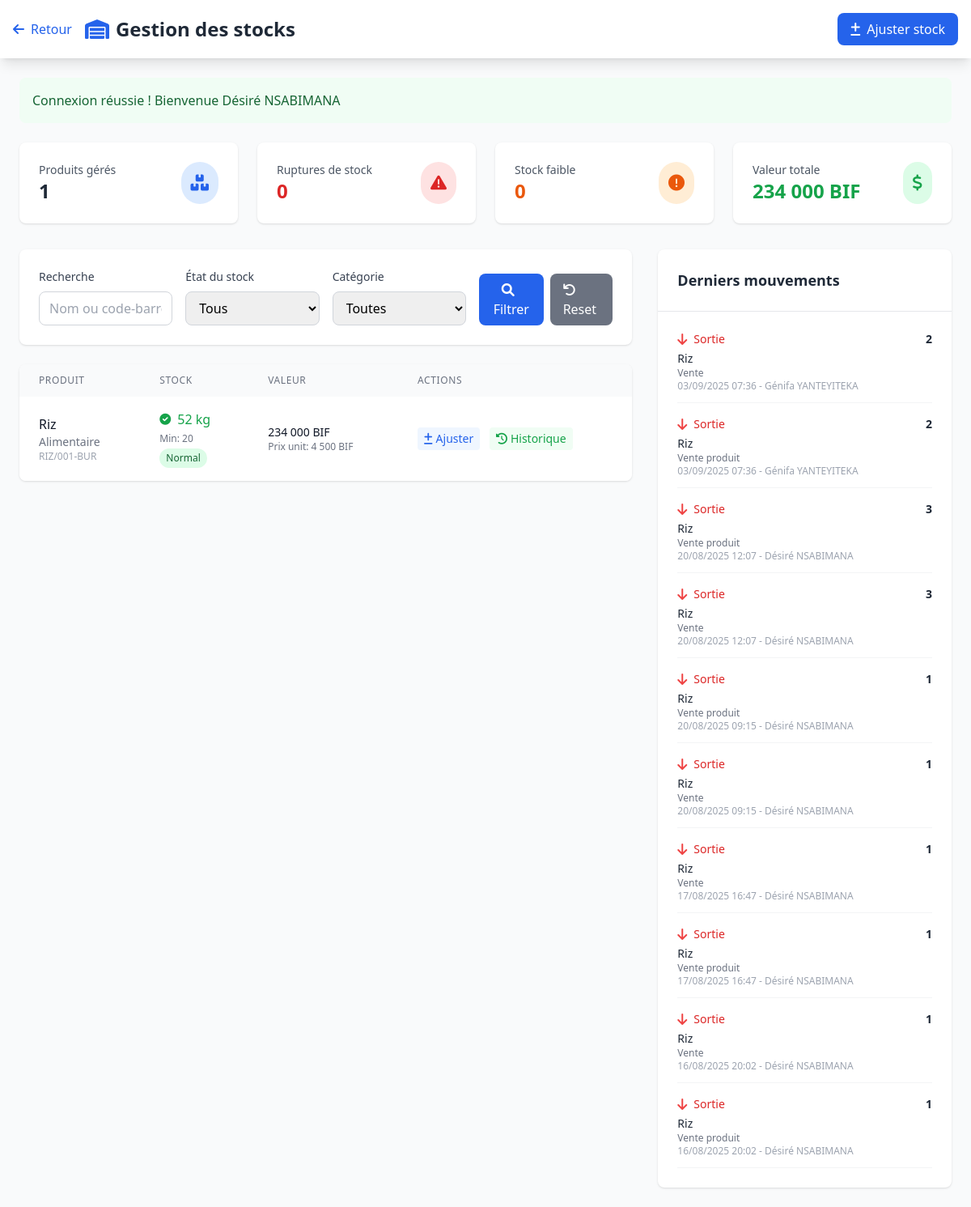
/Vendeur/stock.php (signed in), run on the app's committed database.
### tables this page shows
CREATE TABLE `produits` (
  `id_produit` int(11) NOT NULL,
  `nom_produit` varchar(100) NOT NULL,
  `description` text DEFAULT NULL,
  `code_barre` varchar(50) DEFAULT NULL,
  `prix_achat` decimal(10,2) NOT NULL DEFAULT 0.00,
  `prix_vente` decimal(10,2) NOT NULL,
  `marge_beneficiaire` decimal(5,2) DEFAULT NULL,
  `stock_minimum` int(11) DEFAULT 0,
  `stock_maximum` int(11) DEFAULT NULL,
  `unite_mesure` varchar(20) DEFAULT 'pièce',
  `id_categorie` int(11) NOT NULL,
  `id_fournisseur` int(11) DEFAULT NULL,
  `date_creation` timestamp NOT NULL DEFAULT current_timestamp(),
  `date_modification` timestamp NOT NULL DEFAULT current_timestamp() ON UPDATE current_timestamp(),
  `statut` enum('actif','inactif','rupture') DEFAULT 'actif'
);

CREATE TABLE `categories` (
  `id_categorie` int(11) NOT NULL,
  `nom_categorie` varchar(100) NOT NULL,
  `description` text DEFAULT NULL,
  `date_creation` timestamp NOT NULL DEFAULT current_timestamp(),
  `statut` enum('active','inactive') DEFAULT 'active'
);

CREATE TABLE `mouvements_stock` (
  `id_mouvement` int(11) NOT NULL,
  `id_produit` int(11) NOT NULL,
  `type_mouvement` enum('entree','sortie','ajustement','perte','transfert') NOT NULL,
  `quantite` int(11) NOT NULL,
  `prix_unitaire` decimal(10,2) DEFAULT NULL,
  `reference_operation` varchar(100) DEFAULT NULL,
  `motif` varchar(255) DEFAULT NULL,
  `id_utilisateur` int(11) NOT NULL,
  `date_mouvement` timestamp NOT NULL DEFAULT current_timestamp()
);

CREATE TABLE `utilisateurs` (
  `id_utilisateur` int(11) NOT NULL,
  `nom_utilisateur` varchar(50) NOT NULL,
  `mot_de_passe` text NOT NULL,
  `role` enum('proprietaire','vendeur') NOT NULL DEFAULT 'vendeur',
  `email` text NOT NULL,
  `nom` varchar(100) NOT NULL,
  `prenom` varchar(100) NOT NULL,
  `telephone` varchar(20) DEFAULT NULL,
  `statut` enum('actif','inactif') DEFAULT 'actif',
  `reset_token` text NOT NULL,
  `reset_expires` text NOT NULL,
  `date_creation` timestamp NOT NULL DEFAULT current_timestamp(),
  `derniere_connexion` datetime NOT NULL
);

### Vendeur/stock.php (the view, shortened to what the rows shown need)
<?php
require_once 'config.php';
$db = Database::getInstance();
$page = intval($_GET['page'] ?? 1);
$limit = 20;
$offset = ($page - 1) * $limit;
$where_conditions = ["p.statut = 'actif'"];
$params = [];
$where_clause = 'WHERE ' . implode(' AND ', $where_conditions);
$produits = $db->fetchAll("
    SELECT
        p.*,
        c.nom_categorie,
        f.nom_fournisseur,
        COALESCE(s.quantite_actuelle, 0) as stock_actuel,
        COALESCE(s.quantite_reservee, 0) as stock_reserve,
        COALESCE(s.quantite_disponible, 0) as stock_disponible,
        s.date_derniere_entree,
        s.date_derniere_sortie,
        CASE
            WHEN COALESCE(s.quantite_actuelle, 0) <= 0 THEN 'rupture'
            WHEN COALESCE(s.quantite_actuelle, 0) <= p.stock_minimum THEN 'faible'
            ELSE 'normal'
        END as stock_status,
        COALESCE(s.quantite_actuelle, 0) * p.prix_achat as valeur_stock
    FROM produits p
    LEFT JOIN stocks s ON p.id_produit = s.id_produit
    LEFT JOIN categories c ON p.id_categorie = c.id_categorie
    LEFT JOIN fournisseurs f ON p.id_fournisseur = f.id_fournisseur
    $where_clause
    ORDER BY
        CASE
            WHEN COALESCE(s.quantite_actuelle, 0) <= 0 THEN 1
            WHEN COALESCE(s.quantite_actuelle, 0) <= p.stock_minimum THEN 2
            ELSE 3
        END,
        p.nom_produit
    LIMIT $limit OFFSET $offset
", $params);
$derniers_mouvements = $db->fetchAll("
    SELECT
        ms.*,
        p.nom_produit,
        u.prenom,
        u.nom
    FROM mouvements_stock ms
    JOIN produits p ON ms.id_produit = p.id_produit
    JOIN utilisateurs u ON ms.id_utilisateur = u.id_utilisateur
    ORDER BY ms.date_mouvement DESC
    LIMIT 10
");
?>
<!DOCTYPE html>
<html lang="fr">
<head>
    <script src="https://cdn.tailwindcss.com"></script>
    <link href="https://cdnjs.cloudflare.com/ajax/libs/font-awesome/6.0.0/css/all.min.css" rel="stylesheet">
</head>
<body class="bg-gray-50">
    <nav class="bg-white shadow-lg">
        <div class="max-w-7xl mx-auto px-4">
            <div class="flex justify-between items-center py-4">
                <div class="flex items-center space-x-4">
                    <h1 class="text-2xl font-bold text-gray-800">
                        <i class="fas fa-warehouse text-blue-600 mr-2"></i>Gestion des stocks
                    </h1>
                </div>
            </div>
        </div>
    </nav>
    <div class="max-w-7xl mx-auto p-6">
        <div class="grid grid-cols-1 lg:grid-cols-3 gap-8">
            <div class="lg:col-span-2 space-y-6">
                <div class="bg-white rounded-lg shadow overflow-hidden">
                    <div class="overflow-x-auto">
                        <table class="w-full">
                            <thead class="bg-gray-50">
                                <tr>
                                    <th class="px-6 py-3 text-left text-xs font-medium text-gray-500 uppercase tracking-wider">Produit</th>
                                    <th class="px-6 py-3 text-left text-xs font-medium text-gray-500 uppercase tracking-wider">Stock</th>
                                    <th class="px-6 py-3 text-left text-xs font-medium text-gray-500 uppercase tracking-wider">Valeur</th>
                                    <th class="px-6 py-3 text-left text-xs font-medium text-gray-500 uppercase tracking-wider">Actions</th>
                                </tr>
                            </thead>
                            <tbody class="bg-white divide-y divide-gray-200">
                                <?php if (empty($produits)): ?>
                                    <tr>
                                        <td colspan="4" class="px-6 py-8 text-center text-gray-500">
                                            Aucun produit trouvé
                                        </td>
                                    </tr>
                                <?php else: ?>
                                    <?php foreach ($produits as $produit): ?>
                                        <tr class="hover:bg-gray-50">
                                            <td class="px-6 py-4">
                                                <div>
                                                    <div class="font-medium text-gray-900"><?= htmlspecialchars($produit['nom_produit']) ?></div>
                                                    <div class="text-sm text-gray-500"><?= htmlspecialchars($produit['nom_categorie']) ?></div>
                                                    <?php if ($produit['code_barre']): ?>
                                                        <div class="text-xs text-gray-400"><?= htmlspecialchars($produit['code_barre']) ?></div>
                                                    <?php endif; ?>
                                                </div>
                                            </td>
                                            <td class="px-6 py-4">
                                                <?php
                                                $stockClass = 'text-gray-900';
                                                $stockIcon = 'fas fa-circle';
                                                $statusBg = 'bg-gray-100';
                                                $statusText = 'text-gray-600';
                                                $statusLabel = 'Normal';
                                                if ($produit['stock_status'] === 'rupture') {
                                                    $stockClass = 'text-red-600';
                                                    $stockIcon = 'fas fa-times-circle';
                                                    $statusBg = 'bg-red-100';
                                                    $statusText = 'text-red-800';
                                                    $statusLabel = 'Rupture';
                                                } elseif ($produit['stock_status'] === 'faible') {
                                                    $stockClass = 'text-orange-600';
                                                    $stockIcon = 'fas fa-exclamation-triangle';
                                                    $statusBg = 'bg-orange-100';
                                                    $statusText = 'text-orange-800';
                                                    $statusLabel = 'Stock faible';
                                                } else {
                                                    $stockClass = 'text-green-600';
                                                    $stockIcon = 'fas fa-check-circle';
                                                    $statusBg = 'bg-green-100';
                                                    $statusText = 'text-green-800';
                                                }
                                                ?>
                                                <div>
                                                    <div class="flex items-center">
                                                        <i class="<?= $stockIcon ?> <?= $stockClass ?> mr-2 text-sm"></i>
                                                        <span class="font-medium <?= $stockClass ?>">
                                                            <?= $produit['stock_actuel'] ?> <?= htmlspecialchars($produit['unite_mesure']) ?>
                                                        </span>
                                                    </div>
                                                    <div class="text-xs text-gray-500 mt-1">
                                                        Min: <?= $produit['stock_minimum'] ?>
                                                    </div>
                                                    <span class="inline-block mt-1 px-2 py-1 text-xs rounded-full <?= $statusBg ?> <?= $statusText ?>">
                                                        <?= $statusLabel ?>
                                                    </span>
                                                </div>
                                            </td>
                                            <td class="px-6 py-4">
                                                <div class="text-sm font-medium text-gray-900">
                                                    <?= formatMoney($produit['valeur_stock']) ?>
                                                </div>
                                                <div class="text-xs text-gray-500">
                                                    Prix unit: <?= formatMoney($produit['prix_achat']) ?>
                                                </div>
                                            </td>
                                            <td class="px-6 py-4 whitespace-nowrap text-sm space-x-2">
                                                <button onclick="adjustStock(<?= htmlspecialchars(json_encode($produit)) ?>)"
                                                        class="text-blue-600 hover:text-blue-900 bg-blue-50 px-2 py-1 rounded">
                                                    <i class="fas fa-plus-minus mr-1"></i>Ajuster
                                                </button>
                                                <button onclick="viewHistory(<?= $produit['id_produit'] ?>)"
                                                        class="text-green-600 hover:text-green-900 bg-green-50 px-2 py-1 rounded">
                                                    <i class="fas fa-history mr-1"></i>Historique
                                                </button>
                                            </td>
                                        </tr>
                                    <?php endforeach; ?>
                                <?php endif; ?>
                            </tbody>
                        </table>
                    </div>
                </div>
            </div>
            <div class="space-y-6">
                <div class="bg-white rounded-lg shadow">
                    <div class="p-6">
                        <?php if (empty($derniers_mouvements)): ?>
                            <p class="text-gray-500 text-center">Aucun mouvement récent</p>
                        <?php else: ?>
                            <div class="space-y-4">
                                <?php foreach ($derniers_mouvements as $mouvement): ?>
                                    <div class="border-b border-gray-100 pb-3">
                                        <div class="flex items-center justify-between">
                                            <div class="flex items-center space-x-2">
                                                <?php
                                                $iconClass = '';
                                                $textClass = '';
                                                switch ($mouvement['type_mouvement']) {
                                                    case 'sortie':
                                                        $iconClass = 'fas fa-arrow-down text-red-500';
                                                        $textClass = 'text-red-600';
                                                        break;
                                                }
                                                ?>
                                                <i class="<?= $iconClass ?>"></i>
                                                <span class="text-sm font-medium <?= $textClass ?>">
                                                    <?= ucfirst($mouvement['type_mouvement']) ?>
                                                </span>
                                            </div>
                                            <span class="text-sm font-semibold text-gray-800">
                                                <?= $mouvement['quantite'] ?>
                                            </span>
                                        </div>
                                        <div class="mt-1">
                                            <p class="text-sm text-gray-800"><?= htmlspecialchars($mouvement['nom_produit']) ?></p>
                                            <p class="text-xs text-gray-500"><?= htmlspecialchars($mouvement['motif']) ?></p>
                                            <p class="text-xs text-gray-400">
                                                <?= formatDate($mouvement['date_mouvement']) ?> -
                                                <?= htmlspecialchars($mouvement['prenom'] . ' ' . $mouvement['nom']) ?>
                                            </p>
                                        </div>
                                    </div>
                                <?php endforeach; ?>
                            </div>
                        <?php endif; ?>
                    </div>
                </div>
            </div>
        </div>
    </div>
</body>
</html>

### data on the page
produits: nom_produit "Riz", id_categorie.nom_categorie "Alimentaire", code_barre "RIZ/001-BUR", stock_actuel "52", unite_mesure "kg", stock_minimum "20", statusLabel "Normal", valeur_stock "234 000 BIF", prix_achat "4 500 BIF"
mouvements_stock: type_mouvement "Sortie", quantite "2", id_produit.nom_produit "Riz", motif "Vente", date_mouvement "03/09/2025 07:36", id_utilisateur.nom "Génifa YANTEYITEKA"
mouvements_stock: type_mouvement "Sortie", quantite "2", id_produit.nom_produit "Riz", motif "Vente produit", date_mouvement "03/09/2025 07:36", id_utilisateur.nom "Génifa YANTEYITEKA"
mouvements_stock: type_mouvement "Sortie", quantite "3", id_produit.nom_produit "Riz", motif "Vente produit", date_mouvement "20/08/2025 12:07", id_utilisateur.nom "Désiré NSABIMANA"
mouvements_stock: type_mouvement "Sortie", quantite "3", id_produit.nom_produit "Riz", motif "Vente", date_mouvement "20/08/2025 12:07", id_utilisateur.nom "Désiré NSABIMANA"
mouvements_stock: type_mouvement "Sortie", quantite "1", id_produit.nom_produit "Riz", motif "Vente produit", date_mouvement "20/08/2025 09:15", id_utilisateur.nom "Désiré NSABIMANA"
mouvements_stock: type_mouvement "Sortie", quantite "1", id_produit.nom_produit "Riz", motif "Vente", date_mouvement "20/08/2025 09:15", id_utilisateur.nom "Désiré NSABIMANA"
mouvements_stock: type_mouvement "Sortie", quantite "1", id_produit.nom_produit "Riz", motif "Vente", date_mouvement "17/08/2025 16:47", id_utilisateur.nom "Désiré NSABIMANA"
mouvements_stock: type_mouvement "Sortie", quantite "1", id_produit.nom_produit "Riz", motif "Vente produit", date_mouvement "17/08/2025 16:47", id_utilisateur.nom "Désiré NSABIMANA"
mouvements_stock: type_mouvement "Sortie", quantite "1", id_produit.nom_produit "Riz", motif "Vente", date_mouvement "16/08/2025 20:02", id_utilisateur.nom "Désiré NSABIMANA"
mouvements_stock: type_mouvement "Sortie", quantite "1", id_produit.nom_produit "Riz", motif "Vente produit", date_mouvement "16/08/2025 20:02", id_utilisateur.nom "Désiré NSABIMANA"

### other printed values
$flash['message'] "Connexion réussie ! Bienvenue Désiré NSABIMANA"
$stats['total_produits'] "1"
$stats['rupture_stock'] "0"
$stats['stock_faible'] "0"
formatMoney($stats['valeur_totale'] ?? 0) "234 000 BIF"
